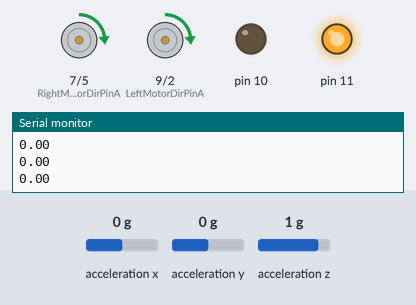
This sketch was run on a simulated Arduino Uno, built with avr-gcc and run on an emulated ATmega328P. Parts: motor-driver pin pairs drawn as motors (green arrow = first pin HIGH = forward, orange = second pin HIGH = backward, longer = more drive, scaled by the enable pin), output pins drawn as LEDs (lit = HIGH), the last lines printed to the serial monitor. Wiring (inferred from the names in the program): ADXL345 accelerometer at I2C address 0x53. The inputs (shaded band) are chosen by the test bench; at power-on: acceleration x 0 g, acceleration z 1 g, acceleration y 0 g.

Above: at 1.11 s.
1.3 s: acceleration x set to -1.4 g
2.8 s: acceleration x set to 0.8 g
At 3.27 s:
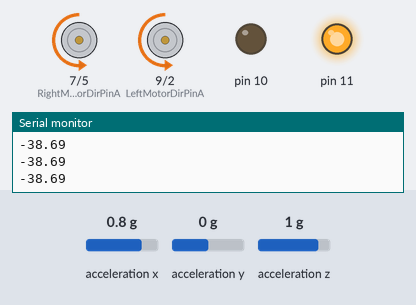
At 5.0 s:
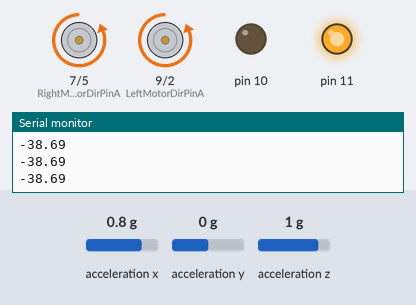
5.4 s: acceleration x set to -0.1 g
At 5.56 s:
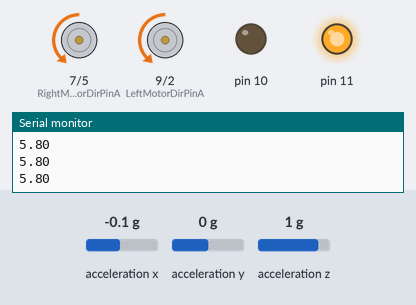
8.4 s: acceleration z set to -0.8 g
11.4 s: acceleration y set to -1.4 g
Timing chart, 0 to 15.4 s (numbered marks = the images above; inputs shaded):
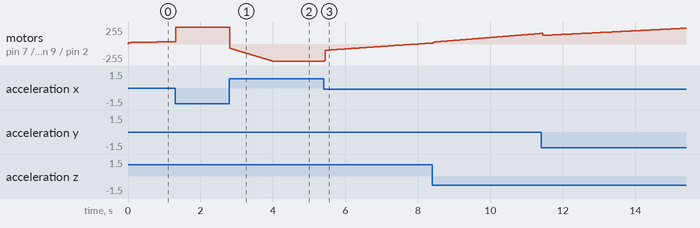

The sketch:

Self_balancing_Robot.ino
```cpp
#include "Wire.h"
#include "math.h"

#include "PID.h"
#include "ADXL345.h"


/*------define Left Motor Pins ----------*/

#define LeftMotorPWMPin    3
#define LeftMotorDirPinA   9
#define LeftMotorDirPinB   2

/*------define Right Motor Pins ----------*/

#define RightMotorPWMPin   6
#define RightMotorDirPinA  7
#define RightMotorDirPinB  5

/*------ define Gyroscope Integration Periode Value ----------*/

#define SampleTime  0.005
/*------ define Robot Target  Angle Value ----------*/
double  TargetAngle  =-2.5 ;

/*------ define PID Controller Parametres ----------*/
#define Kp  8.8
#define Kd   0.78 // 2.78
#define Ki  4.5

int ADXL345 = 0x53 ;
float X_out, Y_out, Z_out;


volatile double MotorPower ;
volatile double  CurrentAngle ;

PID Pid(& CurrentAngle, & MotorPower, & TargetAngle , ( double ) Kp, ( double ) Ki, ( double ) Kd, DIRECT);
/*----------define functions prototypes -------------------*/
void InitSamplingTimer();

void SetMotors(int LeftMotorSpeed, int RightMotorSpeed );


void setup() {


  // set the motor control and PWM pins to output mode
  pinMode(LeftMotorPWMPin, OUTPUT);
  pinMode(LeftMotorDirPinA, OUTPUT);
  pinMode(LeftMotorDirPinB, OUTPUT);

  pinMode(RightMotorPWMPin, OUTPUT);
  pinMode(RightMotorDirPinA, OUTPUT);
  pinMode(RightMotorDirPinB, OUTPUT);

  // set  PID
    Pid.SetMode( AUTOMATIC) ;
    Pid.SetSampleTime( 5 );
    Pid.SetOutputLimits(-255.0, 255.0);

    InitSamplingTimer();

    pinMode(10 ,OUTPUT);
    pinMode(11 ,OUTPUT);

    digitalWrite(11 , HIGH );
    digitalWrite(10 , LOW );
  /*-----------Initialize Accelerometer I2C  Communication---------  */
  Wire.begin();
  // Set ADXL345 in measuring mode
  Wire.beginTransmission(ADXL345);
  Wire.write(0x2D); // Access/ talk to POWER_CTL Register - 0x2D
  // Enable measurement
  Wire.write(8); // (8dec -> 0000 1000 binary) Bit D3 High for measuring enable
  Wire.endTransmission();
  delay(10);

  Serial.begin(9600);
}

void loop() {


/*-----Plot The robot current Angle ----------- */
Serial.println(CurrentAngle) ;


/*--------- Read acceleromter data ------------*/
  Wire.beginTransmission(ADXL345);
  Wire.write(0x32); // Start with register 0x32 (ACCEL_XOUT_H)
  Wire.endTransmission(false);
  Wire.requestFrom(ADXL345, 6, true); // Read 6 registers total, each axis value is stored in 2 registers
  X_out = ( Wire.read()| Wire.read() << 8); // X-axis value
  X_out = X_out/256; //For a range of +-2g, we need to divide the raw values by 256, according to the datasheet
  Y_out = ( Wire.read()| Wire.read() << 8); // Y-axis value
  Y_out = Y_out/256;
  Z_out = ( Wire.read()| Wire.read() << 8); // Z-axis value
  Z_out = Z_out/256;

/*------------- set motor power after ----------------*/
  MotorPower = constrain( (int ) MotorPower , -255 , 255);
  SetMotors( (int) MotorPower , (int) MotorPower );


}


// The ISR : Interrupt Service Routine  :  will be called every 5 milliseconds :
ISR( TIMER1_COMPA_vect )
 {

    CurrentAngle =  atan2(-1 * X_out ,sqrt(pow(Y_out, 2) + pow(Z_out, 2))) * 180 / PI;
   Pid.Compute();

 }

void SetMotors(int LeftMotorSpeed, int RightMotorSpeed )
{
  if( LeftMotorSpeed >= 0 )
  {
    analogWrite (  LeftMotorPWMPin   , LeftMotorSpeed );
    digitalWrite( LeftMotorDirPinA , LOW  );
    digitalWrite( LeftMotorDirPinB, HIGH );
  }
  else
  {
    analogWrite ( LeftMotorPWMPin, -LeftMotorSpeed );
    digitalWrite( LeftMotorDirPinA , HIGH  );
    digitalWrite( LeftMotorDirPinB , LOW   );
  }


  if( RightMotorSpeed >= 0 )
  {
    analogWrite(  RightMotorPWMPin   , RightMotorSpeed );
    digitalWrite( RightMotorDirPinA , LOW  );
    digitalWrite( RightMotorDirPinB , HIGH );
  }
  else
  {
    analogWrite ( RightMotorPWMPin, -RightMotorSpeed );
    digitalWrite( RightMotorDirPinA , HIGH  );
    digitalWrite( RightMotorDirPinB , LOW   );
  }


}


void InitSamplingTimer() {
  // initialize Timer1
  cli();          // disable global interrupts
  TCCR1A = 0;     // set entire TCCR1A register to 0
  TCCR1B = 0;     // same for TCCR1B
  // set compare match register to set sample time 5ms
  OCR1A = 9999;
  // turn on CTC mode
  TCCR1B |= (1 << WGM12);
  // Set CS11 bit for prescaling by 8
  TCCR1B |= (1 << CS11);
  // enable timer compare interrupt
  TIMSK1 |= (1 << OCIE1A);
  sei();          // enable global interrupts
}
```

PID.cpp
```cpp
// (licence header left out)
#if ARDUINO >= 100
  #include "Arduino.h"
#else
  #include "WProgram.h"
#endif

#include "PID.h"

/*Constructor (...)*********************************************************
 *    The parameters specified here are those for for which we can't set up
 *    reliable defaults, so we need to have the user set them.
 ***************************************************************************/
PID::PID(double* Input, double* Output, double* Setpoint,
        double Kp, double Ki, double Kd, int POn, int ControllerDirection)
{
    myOutput = Output;
    myInput = Input;
    mySetpoint = Setpoint;
    inAuto = false;

    PID::SetOutputLimits(0, 255);				//default output limit corresponds to
												//the arduino pwm limits

    SampleTime = 100;							//default Controller Sample Time is 0.1 seconds

    PID::SetControllerDirection(ControllerDirection);
    PID::SetTunings(Kp, Ki, Kd, POn);

    lastTime = millis()-SampleTime;
}

/*Constructor (...)*********************************************************
 *    To allow backwards compatability for v1.1, or for people that just want
 *    to use Proportional on Error without explicitly saying so
 ***************************************************************************/

PID::PID(double* Input, double* Output, double* Setpoint,
        double Kp, double Ki, double Kd, int ControllerDirection)
    :PID::PID(Input, Output, Setpoint, Kp, Ki, Kd, P_ON_E, ControllerDirection)
{

}


/* Compute() **********************************************************************
 *     This, as they say, is where the magic happens.  this function should be called
 *   every time "void loop()" executes.  the function will decide for itself whether a new
 *   pid Output needs to be computed.  returns true when the output is computed,
 *   false when nothing has been done.
 **********************************************************************************/
bool PID::Compute()
{
   if(!inAuto) return false;


      /*Compute all the working error variables*/
      double input = *myInput;
      double error = *mySetpoint - input;
      double dInput = (input - lastInput);
      outputSum+= (ki * error);

      /*Add Proportional on Measurement, if P_ON_M is specified*/
      if(!pOnE) outputSum-= kp * dInput;

      if(outputSum > outMax) outputSum= outMax;
      else if(outputSum < outMin) outputSum= outMin;

      /*Add Proportional on Error, if P_ON_E is specified*/
	   double output;
      if(pOnE) output = kp * error;
      else output = 0;

      /*Compute Rest of PID Output*/
      output += outputSum - kd * dInput;

	    if(output > outMax) output = outMax;
      else if(output < outMin) output = outMin;
	    *myOutput = output;

      /*Remember some variables for next time*/
      lastInput = input;

	   return true;


}

/* SetTunings(...)*************************************************************
 * This function allows the controller's dynamic performance to be adjusted.
 * it's called automatically from the constructor, but tunings can also
 * be adjusted on the fly during normal operation
 ******************************************************************************/
void PID::SetTunings(double Kp, double Ki, double Kd, int POn)
{
   if (Kp<0 || Ki<0 || Kd<0) return;

   pOn = POn;
   pOnE = POn == P_ON_E;

   dispKp = Kp; dispKi = Ki; dispKd = Kd;

   double SampleTimeInSec = ((double)SampleTime)/1000;
   kp = Kp;
   ki = Ki * SampleTimeInSec;
   kd = Kd / SampleTimeInSec;

  if(controllerDirection ==REVERSE)
   {
      kp = (0 - kp);
      ki = (0 - ki);
      kd = (0 - kd);
   }
}

/* SetTunings(...)*************************************************************
 * Set Tunings using the last-rembered POn setting
 ******************************************************************************/
void PID::SetTunings(double Kp, double Ki, double Kd){
    SetTunings(Kp, Ki, Kd, pOn);
}

/* SetSampleTime(...) *********************************************************
 * sets the period, in Milliseconds, at which the calculation is performed
 ******************************************************************************/
void PID::SetSampleTime(int NewSampleTime)
{
   if (NewSampleTime > 0)
   {
      double ratio  = (double)NewSampleTime
                      / (double)SampleTime;
      ki *= ratio;
      kd /= ratio;
      SampleTime = (unsigned long)NewSampleTime;
   }
}

/* SetOutputLimits(...)****************************************************
 *     This function will be used far more often than SetInputLimits.  while
 *  the input to the controller will generally be in the 0-1023 range (which is
 *  the default already,)  the output will be a little different.  maybe they'll
 *  be doing a time window and will need 0-8000 or something.  or maybe they'll
 *  want to clamp it from 0-125.  who knows.  at any rate, that can all be done
 *  here.
 **************************************************************************/
void PID::SetOutputLimits(double Min, double Max)
{
   if(Min >= Max) return;
   outMin = Min;
   outMax = Max;

   if(inAuto)
   {
	   if(*myOutput > outMax) *myOutput = outMax;
	   else if(*myOutput < outMin) *myOutput = outMin;

	   if(outputSum > outMax) outputSum= outMax;
	   else if(outputSum < outMin) outputSum= outMin;
   }
}

/* SetMode(...)****************************************************************
 * Allows the controller Mode to be set to manual (0) or Automatic (non-zero)
 * when the transition from manual to auto occurs, the controller is
 * automatically initialized
 ******************************************************************************/
void PID::SetMode(int Mode)
{
    bool newAuto = (Mode == AUTOMATIC);
    if(newAuto && !inAuto)
    {  /*we just went from manual to auto*/
        PID::Initialize();
    }
    inAuto = newAuto;
}

/* Initialize()****************************************************************
 *	does all the things that need to happen to ensure a bumpless transfer
 *  from manual to automatic mode.
 ******************************************************************************/
void PID::Initialize()
{
   outputSum = *myOutput;
   lastInput = *myInput;
   if(outputSum > outMax) outputSum = outMax;
   else if(outputSum < outMin) outputSum = outMin;
}

/* SetControllerDirection(...)*************************************************
 * The PID will either be connected to a DIRECT acting process (+Output leads
 * to +Input) or a REVERSE acting process(+Output leads to -Input.)  we need to
 * know which one, because otherwise we may increase the output when we should
 * be decreasing.  This is called from the constructor.
 ******************************************************************************/
void PID::SetControllerDirection(int Direction)
{
   if(inAuto && Direction !=controllerDirection)
   {
	    kp = (0 - kp);
      ki = (0 - ki);
      kd = (0 - kd);
   }
   controllerDirection = Direction;
}

/* Status Funcions*************************************************************
 * Just because you set the Kp=-1 doesn't mean it actually happened.  these
 * functions query the internal state of the PID.  they're here for display
 * purposes.  this are the functions the PID Front-end uses for example
 ******************************************************************************/
double PID::GetKp(){ return  dispKp; }
double PID::GetKi(){ return  dispKi;}
double PID::GetKd(){ return  dispKd;}
int PID::GetMode(){ return  inAuto ? AUTOMATIC : MANUAL;}
int PID::GetDirection(){ return controllerDirection;}
```

PID.h
```cpp
#ifndef PID_h
#define PID_h
#define LIBRARY_VERSION	1.2.1

class PID
{


  public:

  //Constants used in some of the functions below
  #define AUTOMATIC	1
  #define MANUAL	0
  #define DIRECT  0
  #define REVERSE  1
  #define P_ON_M 0
  #define P_ON_E 1

  //commonly used functions **************************************************************************
    PID(double*, double*, double*,        // * constructor.  links the PID to the Input, Output, and
        double, double, double, int, int);//   Setpoint.  Initial tuning parameters are also set here.
                                          //   (overload for specifying proportional mode)

    PID(double*, double*, double*,        // * constructor.  links the PID to the Input, Output, and
        double, double, double, int);     //   Setpoint.  Initial tuning parameters are also set here

    void SetMode(int Mode);               // * sets PID to either Manual (0) or Auto (non-0)

    bool Compute();                       // * performs the PID calculation.  it should be
                                          //   called every time loop() cycles. ON/OFF and
                                          //   calculation frequency can be set using SetMode
                                          //   SetSampleTime respectively

    void SetOutputLimits(double, double); // * clamps the output to a specific range. 0-255 by default, but
										                      //   it's likely the user will want to change this depending on
										                      //   the application


  //available but not commonly used functions ********************************************************
    void SetTunings(double, double,       // * While most users will set the tunings once in the
                    double);         	    //   constructor, this function gives the user the option
                                          //   of changing tunings during runtime for Adaptive control
    void SetTunings(double, double,       // * overload for specifying proportional mode
                    double, int);

	void SetControllerDirection(int);	  // * Sets the Direction, or "Action" of the controller. DIRECT
										  //   means the output will increase when error is positive. REVERSE
										  //   means the opposite.  it's very unlikely that this will be needed
										  //   once it is set in the constructor.
    void SetSampleTime(int);              // * sets the frequency, in Milliseconds, with which
                                          //   the PID calculation is performed.  default is 100


  //Display functions ****************************************************************
	double GetKp();						  // These functions query the pid for interal values.
	double GetKi();						  //  they were created mainly for the pid front-end,
	double GetKd();						  // where it's important to know what is actually
	int GetMode();						  //  inside the PID.
	int GetDirection();					  //

  private:
	void Initialize();

	double dispKp;				// * we'll hold on to the tuning parameters in user-entered
	double dispKi;				//   format for display purposes
	double dispKd;				//

	double kp;                  // * (P)roportional Tuning Parameter
    double ki;                  // * (I)ntegral Tuning Parameter
    double kd;                  // * (D)erivative Tuning Parameter

	int controllerDirection;
	int pOn;

    double *myInput;              // * Pointers to the Input, Output, and Setpoint variables
    double *myOutput;             //   This creates a hard link between the variables and the
    double *mySetpoint;           //   PID, freeing the user from having to constantly tell us
                                  //   what these values are.  with pointers we'll just know.

	unsigned long lastTime;
	double outputSum, lastInput;

	unsigned long SampleTime;
	double outMin, outMax;
	bool inAuto, pOnE;
};
#endif
```

Measured:
- after the input at 2.8 s, motor on pin 7 (RightMotorDirPinA) / pin 5 (RightMotorDirPinB), motor on pin 9 (LeftMotorDirPinA) / pin 2 (LeftMotorDirPinB): moves from forward 255/255 to backward 255/255 over 1.2 s, starting at once
- after the input at 5.4 s, motor on pin 7 (RightMotorDirPinA) / pin 5 (RightMotorDirPinB), motor on pin 9 (LeftMotorDirPinA) / pin 2 (LeftMotorDirPinB): moves from backward 255/255 to forward 15/255 over 3.0 s, starting at once
